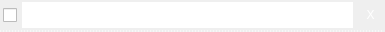
<?xml version="1.0" encoding="UTF-8"?>
<ui version="4.0">
 <class>Form</class>
 <widget class="QWidget" name="Form">
  <property name="geometry">
   <rect>
    <x>0</x>
    <y>0</y>
    <width>385</width>
    <height>32</height>
   </rect>
  </property>
  <property name="sizePolicy">
   <sizepolicy hsizetype="Fixed" vsizetype="Fixed">
    <horstretch>0</horstretch>
    <verstretch>0</verstretch>
   </sizepolicy>
  </property>
  <property name="windowTitle">
   <string>Form</string>
  </property>
  <property name="styleSheet">
   <string notr="true">color: rgb(255, 255, 255);
margin-top: 2px;
border-bottom: 1px dotted white;</string>
  </property>
  <widget class="QPushButton" name="delete_button">
   <property name="geometry">
    <rect>
     <x>360</x>
     <y>2</y>
     <width>21</width>
     <height>26</height>
    </rect>
   </property>
   <property name="styleSheet">
    <string notr="true">border-radius: 0px;
margin:0px;
border:none;</string>
   </property>
   <property name="text">
    <string>X</string>
   </property>
  </widget>
  <widget class="QCheckBox" name="active">
   <property name="geometry">
    <rect>
     <x>3</x>
     <y>2</y>
     <width>16</width>
     <height>26</height>
    </rect>
   </property>
   <property name="styleSheet">
    <string notr="true">margin:0px;
border:none;</string>
   </property>
   <property name="text">
    <string/>
   </property>
  </widget>
  <widget class="QTextBrowser" name="address">
   <property name="geometry">
    <rect>
     <x>22</x>
     <y>2</y>
     <width>331</width>
     <height>26</height>
    </rect>
   </property>
   <property name="styleSheet">
    <string notr="true">margin:0px;
border:none;</string>
   </property>
   <property name="verticalScrollBarPolicy">
    <enum>Qt::ScrollBarAlwaysOff</enum>
   </property>
   <property name="horizontalScrollBarPolicy">
    <enum>Qt::ScrollBarAlwaysOff</enum>
   </property>
  </widget>
 </widget>
 <resources/>
 <connections/>
</ui>
